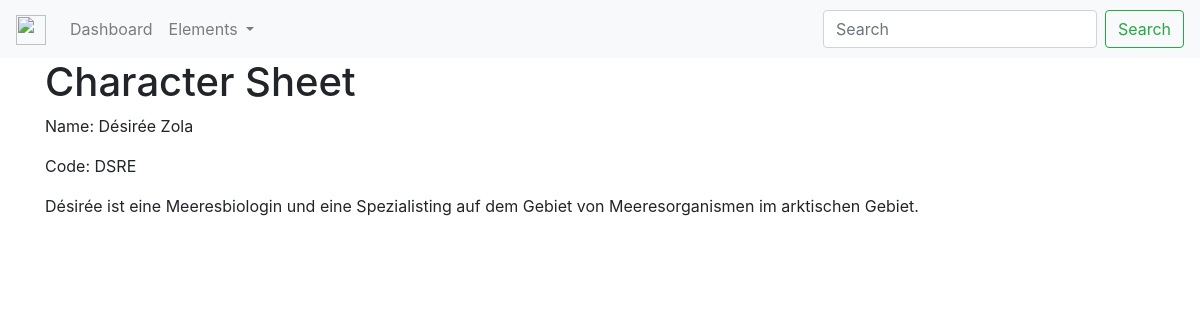
The page /characters/8/ on the database its author committed.
### characters/models.py (models this page shows, shortened)
class Character(models.Model):
    name = models.CharField(blank=True, null=True, max_length=80)
    age = models.PositiveSmallIntegerField(blank=True, null=True)
    gender = models.CharField(blank=True, null=True, max_length=80)
    code = models.CharField(blank=True, null=True, max_length=6)
    description = models.TextField(blank=True, null=True)

### characters/views.py (the view)
# urls.py: path('<int:pk>/', views.DetailView.as_view(), name='show-character'),
class DetailView(generic.DetailView):
    model = Character
    template_name = 'characters/show_character.html'
    def get_queryset(self):
        return Character.objects.all()

### characters/templates/characters/show_character.html
{% extends 'base.html' %}
{% block content %}
    <div class="container">
        <div class="row">
            <div class="col-md-12">
                <h1>Character Sheet</h1>
                <p>Name: {{ object.name }}</p>
                <p>Code: {{ object.code }}</p>
                <p>{{ object.description }}</p>
            </div>
        </div>
    </div>
{% endblock %}

### rows shown on the page
Character: name "Désirée Zola", code "DSRE", description "Désirée ist eine Meeresbiologin und eine Spezialisting auf dem Gebiet von Meeresorganismen im arktischen Gebiet."
